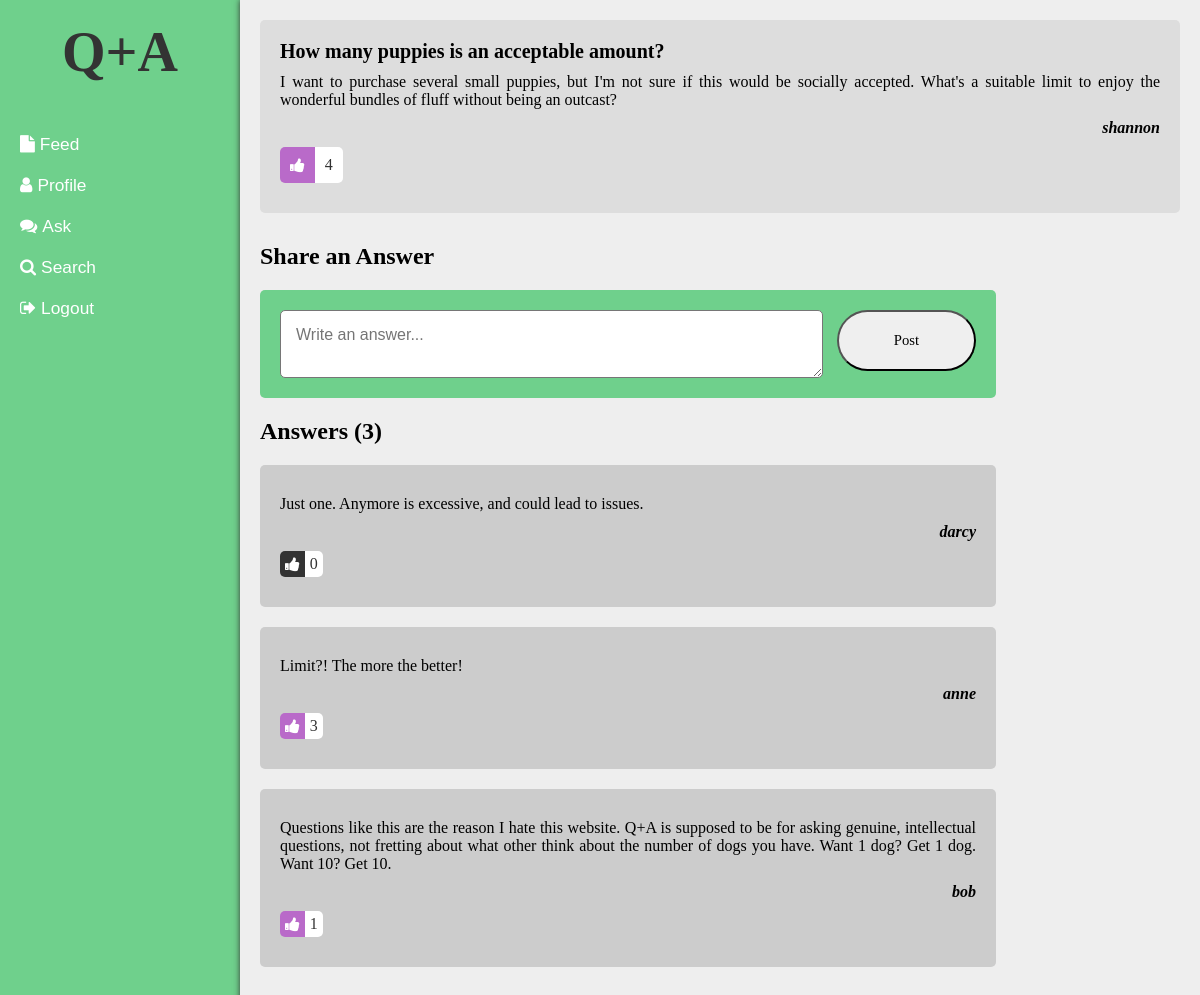
Screenshot of /question.php?id=1 (signed in) with the database file from the repository.
### tables this page shows
CREATE TABLE `question` (
  `id` int(11) NOT NULL,
  `title` varchar(128) NOT NULL,
  `body` varchar(255) NOT NULL,
  `username` varchar(25) NOT NULL
);

CREATE TABLE `answer` (
  `id` int(11) NOT NULL,
  `questionid` int(11) NOT NULL,
  `text` varchar(255) NOT NULL,
  `username` varchar(25) NOT NULL
);

### question.php (the view, shortened to what this page needs)
<?php
include "assets/inc/database_connection.php";
function DisplayQuestion($conn) {
    $id = $_GET['id'];
    $sql_questionDetails = "SELECT question.*, COUNT(questionlike.questionid) AS likes
                            FROM question
                            LEFT JOIN questionlike ON question.id = questionlike.questionid
                            WHERE question.id = $id
                            GROUP BY questionid
                            ";
    $rs_questionDetails = mysqli_query($conn, $sql_questionDetails);
    $details = mysqli_fetch_assoc($rs_questionDetails);
    echo "<h1>" . $details['title'] . "</h1>";
    echo "<p>" . $details['body'] . "</p>";
    echo "<h2>" . $details['username'] . "</h2>";
    DisplayQuestionLikes($conn, $details['likes']);
}
function DisplayQuestionLikes($conn, $numberOfLikes) {
    $id = $_GET['id'];
    $username = $_SESSION['username'];
    $sql_userLiked =   "SELECT *
                        FROM questionlike
                        WHERE questionid=$id
                        AND username='$username'";
    $rs_userLiked = mysqli_query($conn, $sql_userLiked);
    if (mysqli_num_rows($rs_userLiked) == 1) {
        echo "<table class='likes active'>";
        echo    "<tr>";
        echo        "<td><a href='assets/proc/like_process.php?type=question&id=" . $id . "&process=unlike'><i class='fa fa-thumbs-up' aria-hidden='true'></i></a></td>";
        echo        "<td><span>" . $numberOfLikes . "</span></td>";
        echo    "</tr>";
        echo "</table>";
    }
}
function DisplayAnswers($conn) {
    $id = $_GET['id'];
    $sql_answerDetails =   "SELECT answer.*, COUNT(answerlike.answerid) AS likes
                            FROM answer
                            LEFT JOIN answerlike ON answer.id = answerlike.answerid
                            WHERE answer.questionid = $id
                            GROUP BY answer.id";
    $rs_answerDetails = mysqli_query($conn, $sql_answerDetails);
    $numberOfAnswers = mysqli_num_rows($rs_answerDetails);
    echo "<h2>Answers (" . $numberOfAnswers . ")</h2>";
    for ($i = 1; $i <= $numberOfAnswers; $i++) {
        $details = mysqli_fetch_assoc($rs_answerDetails);
        echo "<div class='answer'>";
        echo    "<p>" . $details['text'] . "</p>";
        echo    "<h2>" . $details['username'] . "</h2>";
        DisplayAnswerLikes($conn, $details['id'], $details['likes']);
        echo "</div>";
    }
}
function DisplayAnswerLikes($conn, $id, $numberOfLikes) {
    $username = $_SESSION['username'];
    $sql_userLiked =   "SELECT *
                        FROM answerlike
                        WHERE answerid=$id
                        AND username='$username'";
    $rs_userLiked = mysqli_query($conn, $sql_userLiked);
    if (mysqli_num_rows($rs_userLiked) == 1) {
        echo "<table class='likes active'>";
        echo    "<tr>";
        echo        "<td><a href='assets/proc/like_process.php?type=answer&id=" . $id . "&process=unlike'><i class='fa fa-thumbs-up' aria-hidden='true'></i></a></td>";
        echo        "<td><span>" . $numberOfLikes . "</span></td>";
        echo    "</tr>";
        echo "</table>";
    } else {
        echo "<table class='likes'>";
        echo    "<tr>";
        echo        "<td><a href='assets/proc/like_process.php?type=answer&id=" . $id . "&process=like'><i class='fa fa-thumbs-up' aria-hidden='true'></i></a></td>";
        echo        "<td><span>" . $numberOfLikes . "</span></td>";
        echo    "</tr>";
        echo "</table>";
    }
}
?>
<!DOCTYPE html>
<html>
<?php include "assets/inc/head.php"; ?>
<body id="question" class="flex-container">
    <?php include "assets/inc/sidemenu.php" ?>
    <div id="page">
        <div id="question-details">
            <?php DisplayQuestion($conn); ?>
        </div>
        <div id="answers">
            <h2>Share an Answer</h2>
            <form id="answer-form" method="POST" action="assets/proc/answer_process.php?id=<?php echo $_GET['id'];?>">
                <textarea name="answer" placeholder="Write an answer..."></textarea>
                <input type="submit" value="Post"/>
            </form>
            <?php DisplayAnswers($conn); ?>
        </div>
    </div>
</body>
</html>

### assets/inc/head.php (shortened to what this page needs)
<head>
    <link rel="stylesheet" type="text/css" href="assets/style.css"/>
    <link rel="stylesheet" href="https://cdnjs.cloudflare.com/ajax/libs/font-awesome/4.7.0/css/font-awesome.min.css"/>
</head>

### assets/inc/sidemenu.php
<div id="sidemenu">
    <h1 id="logo">Q+A</h1>
    <ul id="options">
        <li><a href="feed.php"><i class="fa fa-file" aria-hidden="true"></i>Feed</a></li>
        <li><a href="profile.php"><i class="fa fa-user" aria-hidden="true"></i>Profile</a></li>
        <li><a href="ask.php"><i class="fa fa-comments" aria-hidden="true"></i>Ask</a></li>
        <li><a href="search.php"><i class="fa fa-search" aria-hidden="true"></i>Search</a></li>
        <li><a href="assets/proc/logout_process.php"><i class="fa fa-sign-out" aria-hidden="true"></i>Logout</a></li>
    </ul>
</div>

### assets/style.css (style rules this page uses)
* { margin: 0; padding: 0; box-sizing: border-box; }
.flex-container { display: flex; flex-wrap: wrap; }
#sidemenu { min-height: 100vh; background-color: #6fd08c; width: 20%; }
#sidemenu #logo { font-family: lemonmilk; font-size: 42pt; text-align: center; padding: 20px; color: #333; }
#sidemenu #options { padding: 20px; list-style-type: none; }
#sidemenu #options li { padding: 10px 0; }
#sidemenu i { padding-right: 5px; }
#sidemenu a { font-family: Verdana, Geneva, Tahoma, sans-serif; color: white; text-decoration: none; font-size: 13pt; transition-duration: 0.3s; }
#page { width: 80%; padding: 20px; background-color: #eee; box-shadow: 0 0 6px #333; }
table.likes { border-spacing: 0; }
table.likes td:first-child { background-color: #333; color: white; border-top-left-radius: 5px; border-bottom-left-radius: 5px; }
table.likes.active td:first-child { background-color: #B96AC9; color: white; }
table.likes td:last-child { background-color: white; color: #333; font-family: Verdana; border-top-right-radius: 5px; border-bottom-right-radius: 5px; }
table.likes .fa-thumbs-up, table.likes span { padding: 10px; }
table.likes a { color: white; }
.answer table.likes .fa-thumbs-up, .answer table.likes span { padding: 5px; }
#question-details { width: 100%; background-color: #ddd; padding: 20px; border-radius: 5px; }
#question-details h1 { font-family: lemonmilk; font-size: 15pt; }
#question-details h2, .answer h2 { text-align: right; font-family: Verdana; font-size: 12pt; font-style: italic; }
#question-details p, .answer p { font-family: Verdana; padding: 10px 0; text-align: justify; }
#answers { padding-top: 30px; }
#answers h2 { font-family: lemonmilk; }
#answers .answer { width: 80%; background-color: #ccc; border-radius: 5px; margin: 20px 0; padding: 20px; }
#answers #answer-form { background-color: #6fd08c; padding: 20px; width: 80%; border-radius: 5px; margin: 20px 0; display: flex; justify-content: space-between; align-items:flex-start; }
#answers #answer-form textarea { width: 78%; resize: vertical; padding: 15px; border-radius: 5px; font-family: Verdana, Geneva, Tahoma, sans-serif; font-size: 12pt; }
#answers #answer-form input[type="submit"] { width: 20%; border-radius: 100px; font-family: lemonmilk; font-size: 11pt; padding: 20px 0; }
#question table.likes { padding: 10px 0; }

### rows the page displays
question: title "How many puppies is an acceptable amount?", body "I want to purchase several small puppies, but I'm not sure if this would be socially accepted. What's a suitable limit to enjoy the wonderful bundles of fluff without being an outcast?", username "shannon"
answer: text "Just one. Anymore is excessive, and could lead to issues.", username "darcy", numberOfLikes "0"
answer: text "Limit?! The more the better!", username "anne", numberOfLikes "3"
answer: text "Questions like this are the reason I hate this website. Q+A is supposed to be for asking genuine, intellectual questions, not fretting about what other think about the number of dogs you have. Want 1 dog? Get 1 dog. Want 10? Get 10.", username "bob", numberOfLikes "1"

### other values shown
$numberOfLikes "4"
$numberOfAnswers "3"
